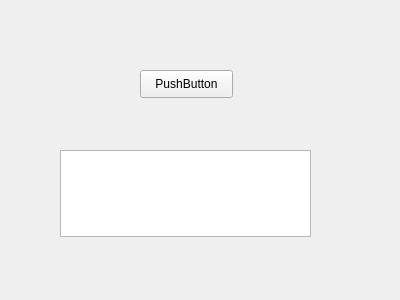
<?xml version="1.0" encoding="UTF-8"?>
<ui version="4.0">
 <class>Frame</class>
 <widget class="QFrame" name="Frame">
  <property name="geometry">
   <rect>
    <x>0</x>
    <y>0</y>
    <width>400</width>
    <height>300</height>
   </rect>
  </property>
  <property name="windowTitle">
   <string>Frame</string>
  </property>
  <widget class="QPushButton" name="pushButton">
   <property name="geometry">
    <rect>
     <x>140</x>
     <y>70</y>
     <width>93</width>
     <height>28</height>
    </rect>
   </property>
   <property name="text">
    <string>PushButton</string>
   </property>
  </widget>
  <widget class="QTextEdit" name="textEdit">
   <property name="geometry">
    <rect>
     <x>60</x>
     <y>150</y>
     <width>251</width>
     <height>87</height>
    </rect>
   </property>
  </widget>
 </widget>
 <resources/>
 <connections>
  <connection>
   <sender>pushButton</sender>
   <signal>clicked()</signal>
   <receiver>textEdit</receiver>
   <slot>show()</slot>
   <hints>
    <hint type="sourcelabel">
     <x>157</x>
     <y>95</y>
    </hint>
    <hint type="destinationlabel">
     <x>158</x>
     <y>155</y>
    </hint>
   </hints>
  </connection>
 </connections>
</ui>
